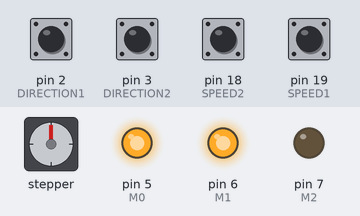
A sketch run on a simulated Arduino Uno, built with avr-gcc and run on an emulated ATmega328P. Parts: stepper motor, output pins drawn as LEDs (lit = HIGH). Inputs (shaded band) come from the test bench; at power-on: pin 2 (DIRECTION1), pin 3 (DIRECTION2), pin 18 (SPEED2), pin 19 (SPEED1) HIGH. Stepper angles assume 200 steps per turn.

Above: at 1.2 s.
1.3 s: pin 2 (DIRECTION1) pulled LOW for 1 s
At 3.0 s:
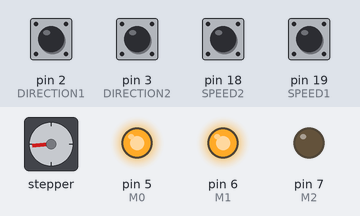
4.2 s: pin 3 (DIRECTION2) pulled LOW for 0.15 s
At 5.9 s:
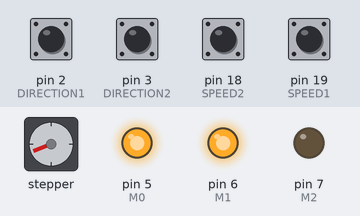
6.2 s: pin 3 (DIRECTION2) pulled LOW for 1 s
At 7.8 s:
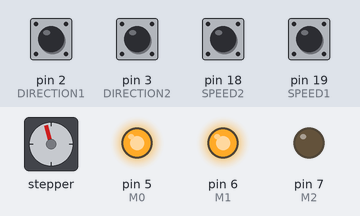
8.7 s: pin 2 (DIRECTION1) pulled LOW for 0.15 s
At 9.8 s:
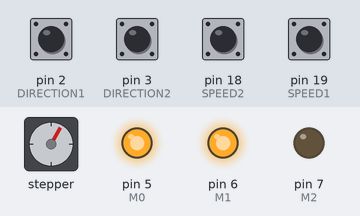
10.7 s: pin 2 (DIRECTION1) pulled LOW for 0.15 s
At 11.6 s:
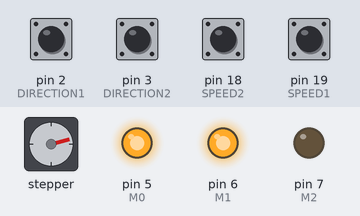
12.7 s: pin 3 (DIRECTION2) pulled LOW for 1 s
At 15.1 s:
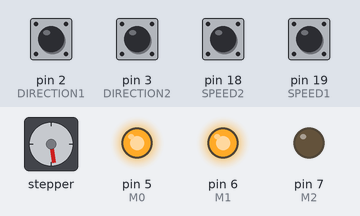
Timing chart, 0 to 16.2 s (numbered marks = the images above; inputs shaded):
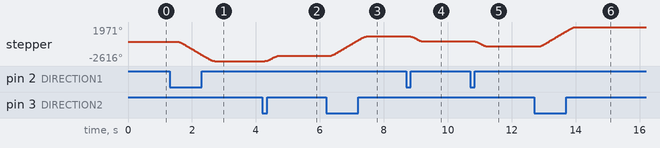

Measured:
- after the input at 1.3 s, stepper: turns 2616° counter-clockwise in 1.2 s, starting after 0.21 s
- after the input at 4.2 s, stepper: turns 704° clockwise in 0.45 s, starting after 0.07 s
- after the input at 6.2 s, stepper: turns 2617° clockwise in 1.2 s, starting after 0.08 s
- after the input at 8.7 s, stepper: turns 675° counter-clockwise in 0.44 s, starting after 0.09 s
- after the input at 10.7 s, stepper: turns 675° counter-clockwise in 0.44 s, starting after 0.10 s
- after the input at 12.7 s, stepper: turns 2616° clockwise in 1.2 s, starting after 0.11 s

The sketch:

LP-cleaner2.ino
```cpp
#include <AccelStepper.h>
//4s 6rp = 1.5rps = 90RPM
//1:4 = 22,5 RPM
#define STEP 9
#define DIR 8
#define M0 5
#define M1 6
#define M2 7

#define DIRECTION1 2
#define DIRECTION2 3

#define SPEED1 19
#define SPEED2 18

AccelStepper stepperH(1 , STEP, DIR);

// Define maximum and minimum speed in steps per second
#define  MAX_SPEED 3800

int requestedSpeed = 0;
int actualSpeed = 0;
int requestedDirection = 1;
int actualDirection = 1;

long lastUpdated;
long lastUpdatedSpeed;

void setup() {
  stepperH.setMaxSpeed(MAX_SPEED);
  stepperH.setAcceleration(8000);

  pinMode(M0, OUTPUT);
  pinMode(M1, OUTPUT);
  pinMode(M2, OUTPUT);
  setSpeedToFraction(8);

  pinMode(DIRECTION1, INPUT_PULLUP);
  pinMode(DIRECTION2, INPUT_PULLUP);
  pinMode(SPEED1, INPUT_PULLUP);
  pinMode(SPEED2, INPUT_PULLUP);

  Serial.begin(9600);
}

void loop() {
  stepperH.runSpeed();

  if (lastUpdated + 250 < millis()) {
    bool speed1 = digitalRead(SPEED1) == LOW;
    bool speed2 = digitalRead(SPEED2) == LOW;
    bool direction1 = digitalRead(DIRECTION1) == LOW;
    bool direction2 = digitalRead(DIRECTION2) == LOW;

    if (speed1) {
      Serial.println("speed1");
      requestedSpeed = MAX_SPEED / 4;
    }
    if (speed2) {
      Serial.println("speed2");
      requestedSpeed = MAX_SPEED;
    }
    if (!speed1 && !speed2) {
      requestedSpeed = 0;
      requestedSpeed = MAX_SPEED / 2;
    }

    if (direction1) {
      requestedDirection = -1;
    }
    if (direction2) {
      requestedDirection = 1;
    }
    if (!direction1 && !direction2) {
      requestedSpeed = 0;
    }
    lastUpdated = millis();
  }

  if (lastUpdatedSpeed + 10 < millis()) {
    if (actualDirection != requestedDirection) {
      if (actualSpeed == 0) {
        actualDirection = requestedDirection;
      }
      else {
        requestedSpeed = 0;
      }
    }

    if (requestedSpeed > actualSpeed) actualSpeed = actualSpeed + 100;
    if (requestedSpeed < actualSpeed) actualSpeed = actualSpeed - 100;

    stepperH.setSpeed(actualSpeed * actualDirection * 1.0);
    lastUpdatedSpeed = millis();
  }
}

void setSpeedToFraction(int divider) {
  switch (divider) {
    case 1:
      digitalWrite(M0, LOW);
      digitalWrite(M1, LOW);
      digitalWrite(M2, LOW);
      break;
    case 2:
      digitalWrite(M0, HIGH);
      digitalWrite(M1, LOW);
      digitalWrite(M2, LOW);
      break;
    case 4:
      digitalWrite(M0, LOW);
      digitalWrite(M1, HIGH);
      digitalWrite(M2, LOW);
      break;
    case 8:
      digitalWrite(M0, HIGH);
      digitalWrite(M1, HIGH);
      digitalWrite(M2, LOW);
      break;
    case 16:
      digitalWrite(M0, LOW);
      digitalWrite(M1, LOW);
      digitalWrite(M2, HIGH);
      break;
    case 32:
      digitalWrite(M0, HIGH);
      digitalWrite(M1, LOW);
      digitalWrite(M2, HIGH);
      break;
    default:
      digitalWrite(M0, HIGH);
      digitalWrite(M1, HIGH);
      digitalWrite(M2, LOW);
      break;
  }
}
```
